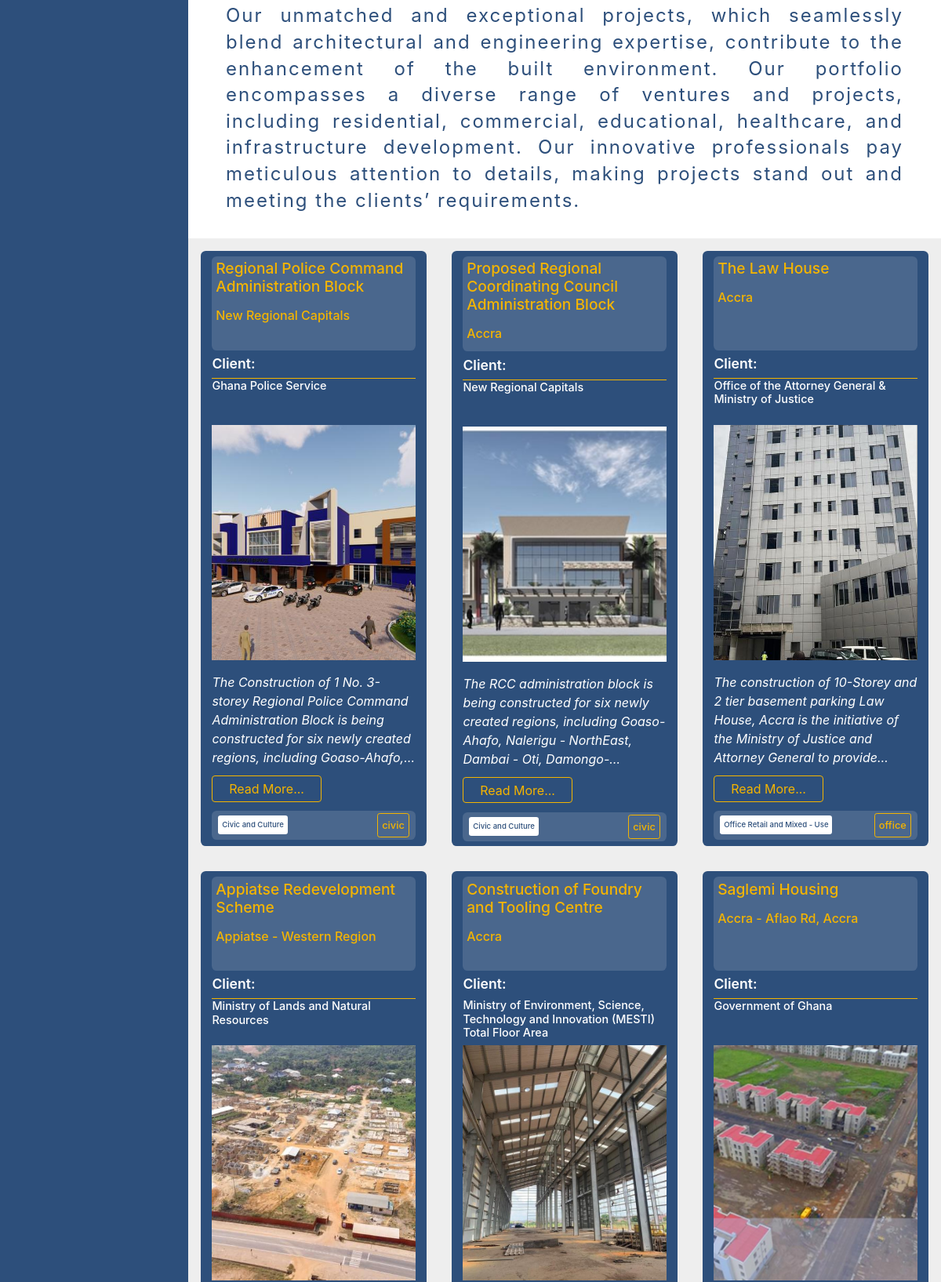
The page /projects/ (middle part) on the database as committed earlier.
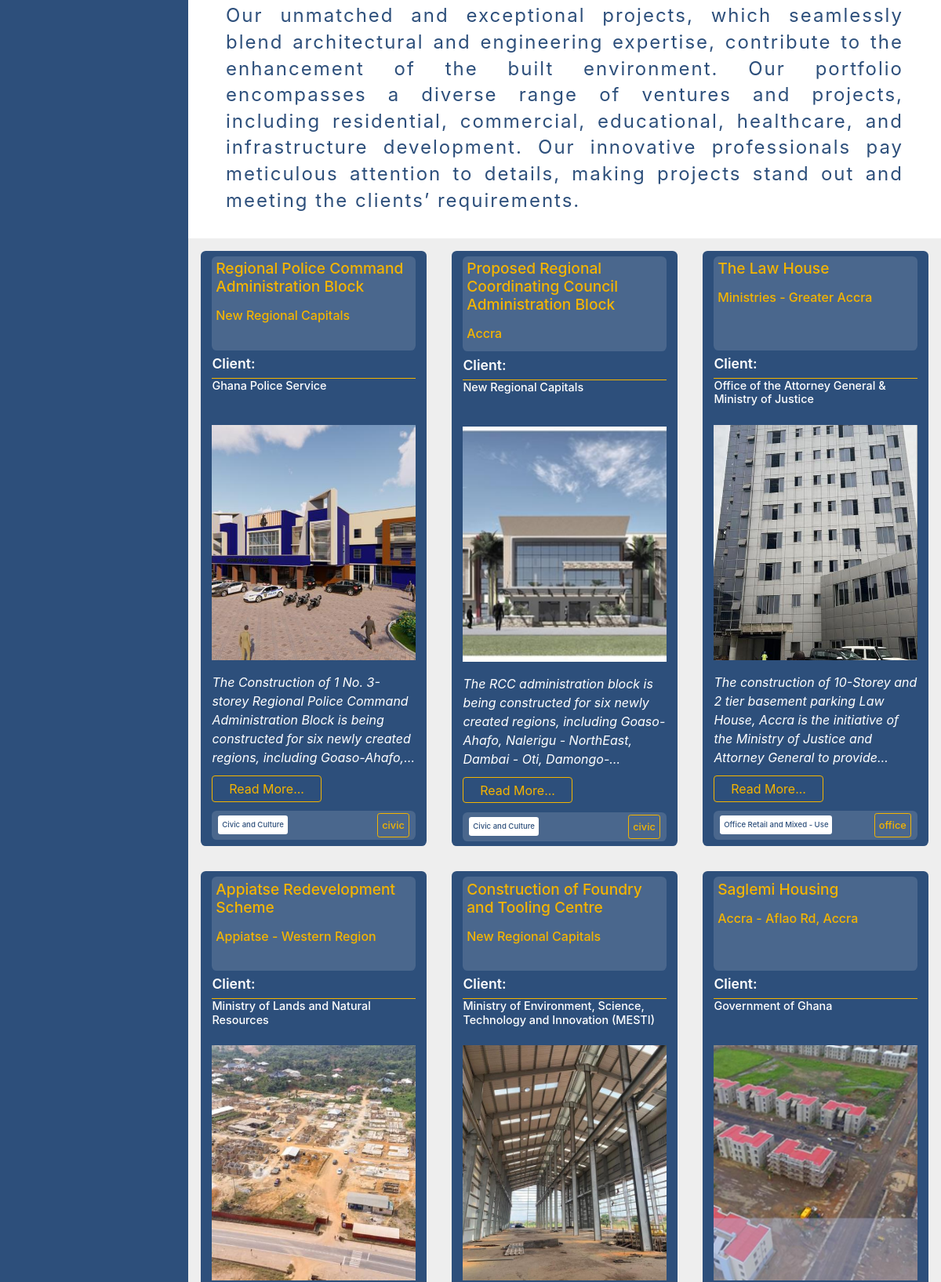
The same page on the database as committed later.
### frontend/models.py (models this page shows, shortened)
class ImageOptimizeMixin:
    IMAGE_MAX_SIZE = (1200, 1200)
    IMAGE_QUALITY = 85

class Project(models.Model, ImageOptimizeMixin):
    title = models.CharField(max_length=200)
    client = models.CharField(max_length=200)
    location = models.CharField(max_length=300, default="Accra")
    picture = models.ImageField(
        upload_to="projects/main_pictures/", blank=True, null=True
    )
    little_text_details = models.TextField()
    project_coordinator = models.CharField(max_length=150)
    project_leaders = models.ManyToManyField(ProjectLeader, related_name="projects")
    other_team_members = models.ManyToManyField(
        ProjectTeamMember, related_name="projects", blank=True
    )
    total_floor_area = models.CharField(max_length=100)
    start_date = models.DateField()
    completed_date = models.DateField(blank=True, null=True)
    job_sheets = models.CharField(max_length=300, blank=True)
    certificate = models.CharField(max_length=300, blank=True)
    category = models.ForeignKey(
        ProjectCategory, on_delete=models.SET_NULL, null=True, related_name="projects"
    )
    created_at = models.DateTimeField(auto_now_add=True)

class ProjectCategory(models.Model):
    name = models.CharField(max_length=100, unique=True)
    slug = models.SlugField(unique=True, blank=True)
    def __str__(self):
        return self.name

### frontend/views.py (the view)
# urls.py: path("projects/", ProjectView.as_view(), name="projects"),
class ProjectView(View):
    def get(self, request):
        projects = Project.objects.all()
        context = {"title": "Projects", "projects": projects}
        return render(request, "frontend/projects.html", context)

### templates/frontend/projects.html (shortened to what this page needs)
{% extends 'base.html' %} {% load static %} {% block content %}
<section class="projects__text">
    <p>
        Our unmatched and exceptional projects, which seamlessly blend
        architectural and engineering expertise, contribute to the enhancement
        of the built environment. Our portfolio encompasses a diverse range of
        ventures and projects, including residential, commercial, educational,
        healthcare, and infrastructure development. Our innovative professionals
        pay meticulous attention to details, making projects stand out and
        meeting the clients’ requirements.
    </p>
</section>
<section class="projects__showcases">
    {% for project in projects %}
    <div class="projects__showcase">
        <div class="projects__showcase-title">
            <h4>{{ project.title }}</h4>
            <h5>{{ project.location }}</h5>
        </div>
        <div class="projects__client flex-col">
            <h4>Client:</h4>
            <div class="horizontal__rule"></div>
            <h5>{{ project.client }}</h5>
        </div>
        <img src="{{project.picture.url }}" />
        <p class="projects__into truncate__multi">
            {{project.little_text_details}}
        </p>
        <a class="read__more" href="{% url 'project_detail' project.pk %}"
            >Read More...</a
        >
        <div class="project__category">
            <p>{{project.category}}</p>
            <p>{{ project.category.slug}}</p>
        </div>
    </div>
    {% endfor %}
</section>
{% endblock content %}

### templates/base.html (shortened to what this page needs)
{% load static %}
<!DOCTYPE html>
<html lang="en">
<head>
  <link rel="stylesheet" href="{% static 'css/main.css' %}" />
  <link
    rel="stylesheet"
    href="https://cdn.jsdelivr.net/npm/bootstrap@4.6.2/dist/css/bootstrap.min.css"
  />
  <link
    rel="stylesheet"
    href="https://cdnjs.cloudflare.com/ajax/libs/font-awesome/6.5.1/css/all.min.css"
  />
  <link
    rel="stylesheet"
    href="https://unpkg.com/nprogress/nprogress.css"
  />
</head>
<body>
  {% include 'partial/navbar.html' %}
  <main class="main-content">
    {% block content %}{% endblock content %}
  </main>
</body>
</html>

### templates/partial/navbar.html (shortened to what this page needs)
{% load static %}
<aside class="sidebar">
</aside>

### templates/partial/footer.html (shortened to what this page needs)
{% load static %}

### static/css/base.css (style rules this page uses)
*, *::before, *::after { margin: 0; padding: 0; box-sizing: border-box; }
:root { --primary-color: #2d4f7b; --secondary-color: #F4B400; --secondary-color-light: #F6BE2C; --text-color: #1a1a1a; --text-base-color: #f1f1f1; --background-color: #f5f5f5; --font-family: "Ubuntu", sans-serif; }
html { font-size: 16px; scroll-behavior: smooth; }
body { font-family: var(--font-family); line-height: 1.6; color: #1a1a1a; background-color: #f9f9f9; }
h1, h2, h3, h4, h5, h6 { font-weight: 600; margin-bottom: 1rem; }
img { max-width: 100%; display: block; }

### static/css/layout.css (style rules this page uses)
.sidebar { width: 20%; background-color: var(--primary-color); position: fixed; height: 100%; overflow-y: auto; padding-top: 20px; padding: 1rem; }
.main-content { margin-left: 20%; }

### static/css/utilities.css (style rules this page uses)
.flex-col { display: flex; justify-content: start; align-items: start; flex-direction: column; }
.truncate__multi { display: -webkit-box; -webkit-box-orient: vertical; -webkit-line-clamp: 5; line-clamp: 5; overflow: hidden; text-overflow: ellipsis; }

### static/css/projects.css (style rules this page uses)
.projects__text { margin-top: 1.5rem; padding: 1rem 3rem; }
.projects__text p { line-height: 1.4; color: var(--primary-color); letter-spacing: 2px; text-align: justify; font-size: 1.5rem; }
.projects__showcases { display: grid; grid-template-columns: repeat(3, 1fr); gap: 2rem; padding: 1rem; background-color: #eee; }
.projects__showcase { background-color: var(--primary-color); padding: 0.4rem 0.9rem; border-radius: 0.4rem; }
.projects__showcase-title { display: flex; justify-content: start; align-items: start; flex-direction: column; background-color: #f5f5f524; padding: 0.3rem; border-radius: 0.4rem; color: var(--secondary-color); margin-bottom: 0.4rem; min-height: 120px; }
.projects__showcase-title h4 { font-size: 1.2rem; margin-bottom: 1rem; }
.projects__showcase-title h5 { font-size: 1rem; }
.projects__client { color: #fff; height: 73px; width: 100%; margin-bottom: 1rem; }
.projects__client h4 { font-size: 1.1rem; font-weight: 600; }
.projects__client h5 { font-size: 0.9rem; font-weight: 500; }
.horizontal__rule { width: 100%; height: 1px; background-color: var(--secondary-color); }
.projects__showcase img { width: 300px; height: 300px; object-fit: cover; object-position: center center; }
.projects__into { color: #fff; margin-top: 1rem; font-style: italic; }
.project__category { display: flex; justify-content: space-between; align-items: center; padding: 0.2rem 0.5rem; border-radius: 0.4rem; margin-top: 1rem; color: #fff; background-color: #f5f5f524; }
.project__category p { margin-bottom: 0rem; }
.project__category p:first-of-type { background-color: #fff; color: var(--primary-color); font-size: 0.6rem; border-radius: 0.2rem; font-weight: 500; padding: 0.3rem; }
.project__category p:not(:first-of-type) { color: var(--primary-color); border: 1px solid var(--secondary-color); font-size: 0.8rem; border-radius: 0.2rem; font-weight: 500; padding: 0.3rem; color: var(--secondary-color); }
.read__more { background-color: transparent; color: var(--secondary-color); padding: 0.35rem 1.3rem; border: 1px solid var(--secondary-color); border-radius: 4px; cursor: pointer; font-size: 1rem; transition: background-color 0.3s ease; }

Rows that differ between the two databases and show on the page:
changed Project "The Law House": location "Accra" → "Ministries - Greater Accra"
changed Project "Construction of Foundry and Tooling Centre": location "Accra" → "New Regional Capitals"; client "Ministry of Environment, Science, Technology and Innovation (MESTI) Total Floor Area" → "Ministry of Environment, Science, Technology and Innovation (MESTI)"
